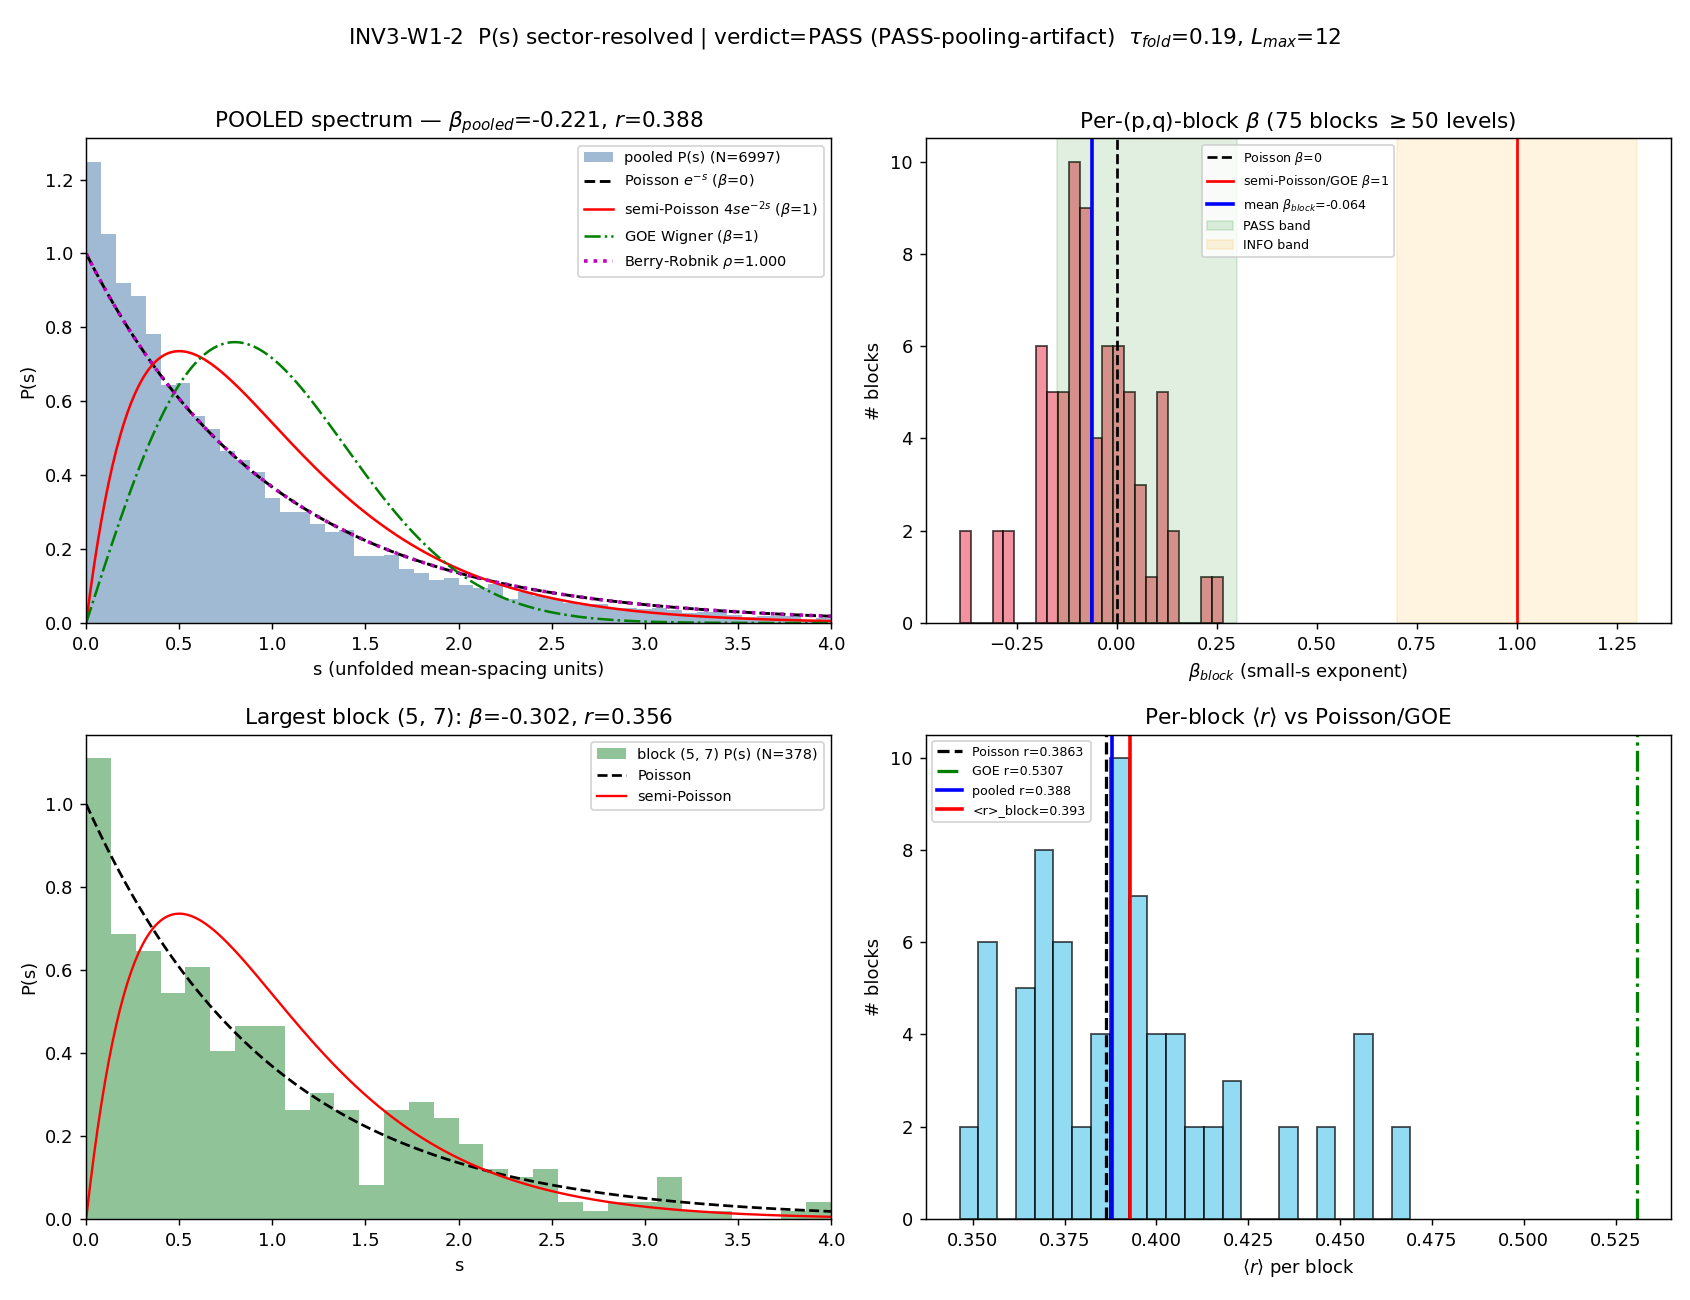

Generate this figure with Python:
#!/usr/bin/env python
"""
INV3-W1-2 — Nearest-neighbor spacing distribution P(s) fitted to semi-Poisson +
Berry-Robnik forms; small-s repulsion exponent beta; SECTOR-RESOLVED per
Peter-Weyl (p,q) block (the pooling-artifact test of the <r>=0.422 pooled value).

GEOMETRIC. The substrate IS the D_K spectrum; its block-diagonal structure
D_K = (+)_{(p,q)} D_{(p,q)} (Peter-Weyl, PROVEN to 8.4e-15, S22b/S33) means the
pooled nearest-neighbor spacing distribution is a SUPERPOSITION of the
independent irreducible-sector spectra. Direction of explanation:
  D_K eigenvalues
    -> per-(p,q)-block unfolding
    -> within-block P(s) small-s exponent beta_block
    -> intrinsic-vs-superposition verdict on the substrate's level-repulsion geometry.

Substitution chain (the [SIGN] direction claim):
  Def 1: P(s) := NN spacing distribution of the unfolded spectrum (<s>=1 after unfold).
  Def 2: beta := small-s repulsion exponent, P(s) ~ s^beta as s->0.
         beta=0 Poisson; beta=1 semi-Poisson & GOE; beta=2 GUE.
  Def 3 (superposition theorem, Mehta ch.16): union of M statistically independent
         sub-spectra -> pooled P(s) -> e^{-s} (Poisson) as M grows, regardless of
         each sub-spectrum's own statistics.
  Def 4 (block-diagonality, S22b/S33): D_K = (+)_{(p,q)} D_{(p,q)}, so the pooled
         spectrum IS a superposition of the independent block spectra.
  Substitute: pooled small-s exponent beta_pooled driven toward 0 by Def 3+4 even
         if beta_block > 0 inside each block.
  Simplify: the DISCRIMINATING quantity is beta_block (single-block), not beta_pooled.
  Direction: LARGER beta_block => MORE intrinsic within-sector repulsion => LESS
         integrable at the single-sector level.
  Conclusion: going SECTOR-RESOLVED converts the ambiguous pooled <r> datum into a
         decisive test; beta_block is the observable the pooled-only CHAOS-1 could
         not isolate.

PASS-pooling-artifact iff beta_block in [-0.15, 0.30] AND pooled Berry-Robnik rho >= 0.85.
INFO-intrinsic-semi-Poisson iff beta_block in [0.70, 1.30].
FAIL-intrinsic-GOE iff beta_block >= 1.70.

Operator: RATIO (beta is a dimensionless small-s log-slope exponent).
GPU_path: cpu-cap-OMP8 (per-block spacing histograms + small curve fits; no >=100x100
dense linear algebra).

Inputs:
  computations/session-84/s84_spectrum_cache_L12_tau019.npz  (canonical, L_max=12, tau_fold=0.19)
  computations/session-87/s87_spectrum_cache_L14_tau019.npz  (L-trend cross-check)
  computations/_shared/canonical_constants.py

Outputs:
  computations/investigation-3/inv3_w1_ps_sector.npz
  computations/investigation-3/inv3_w1_ps_sector.png
  + printed verdict payload (agent calls emit_verdict).
"""
import os
os.environ.setdefault("OMP_NUM_THREADS", "8")  # GPU_path = cpu-cap-OMP8 (before numpy import)

import sys
import hashlib
import json

import numpy as np
from scipy.optimize import curve_fit, brentq
from scipy.integrate import quad

import matplotlib
matplotlib.use("Agg")
import matplotlib.pyplot as plt

# --- canonical constants (MANDATORY import; never hardcode) ----------------------
sys.path.insert(0, os.path.join(os.path.dirname(os.path.abspath(__file__)), "..", "_shared"))
from canonical_constants import r_POISSON_canonical, r_GOE_canonical, tau_fold  # noqa: E402

# ============================== machinery pins ===================================
GATE_ID = "INV3-W1-2"
L_MAX = 12                                  # (local) machinery pin: canonical cache L_max
SCHEME = "P-of-s-semiPoisson-BerryRobnik-fit-sector-resolved"
CONVENTION = "RATIO"
RANDOM_SEED = 20260614                       # (local) machinery pin: bootstrap resampling seed
UNFOLD_POLY_DEGREE = 7                       # (local) machinery pin: smooth Weyl-fit degree for unfolding
N_MIN_BLOCK = 50                             # (local) machinery pin: min UNIQUE levels to sector-resolve
SMALL_S_FIT_WINDOW = (0.0, 0.5)              # (local) machinery pin: s-window for P(s) ~ s^beta fit
BERRY_ROBNIK_INIT_RHO = 0.5                  # (local) machinery pin: deterministic LM start for rho fit
PUBLICATION_PRECISION = 3                    # (local) machinery pin: beta_block + rho to 3 sig figs
N_BOOTSTRAP = 400                            # (local) bootstrap replicas for beta error bar
PS_NBINS = 50                                # (local) histogram bins for P(s) on [0, s_max_hist]
S_MAX_HIST = 4.0                             # (local) histogram domain upper edge in mean-spacing units
ROUND_DECIMALS = 10                          # (local) decimals to dedupe degenerate eigenvalues

# PASS / INFO / FAIL band edges (pre-registered)
BETA_PASS_LO, BETA_PASS_HI = -0.15, 0.30  # (local) pre-registered PASS band (plan operator)
BETA_INFO_LO, BETA_INFO_HI = 0.70, 1.30   # (local) pre-registered INFO band (plan operator)
BETA_FAIL_GOE = 1.70                       # (local) pre-registered FAIL-GOE threshold (plan operator)
RHO_PASS_MIN = 0.85                        # (local) pre-registered pooled-rho PASS floor (plan operator)

CACHE_L12 = "computations/session-84/s84_spectrum_cache_L12_tau019.npz"
CACHE_L14 = "computations/session-87/s87_spectrum_cache_L14_tau019.npz"
CANON = "computations/_shared/canonical_constants.py"

rng = np.random.default_rng(RANDOM_SEED)


# ============================== reference analytic forms =========================
def beta_of_reference():
    """Pre-registered integer/half-integer reference mesh for beta."""
    return {"Poisson": 0.0, "semi-Poisson": 1.0, "GOE": 1.0, "GUE": 2.0}


def r_poisson_surmise():
    return r_POISSON_canonical  # 0.3863


def r_goe_surmise():
    return r_GOE_canonical      # 0.5307


# ------------------------------- unfolding ---------------------------------------
def unfold_levels(levels, deg=UNFOLD_POLY_DEGREE):
    """
    Polynomial unfolding of a SORTED level sequence: fit the integrated density of
    states N(E) (the staircase) by a smooth polynomial of degree `deg`, then map
    x_i = N_smooth(E_i). The unfolded sequence has mean spacing 1 by construction.
    Returns the unfolded coordinates (sorted).
    """
    levels = np.sort(np.asarray(levels, dtype=float))
    n = levels.size
    if n < deg + 2:
        # too few points for the requested polynomial; drop degree to n-2 (>=1)
        deg = max(1, n - 2)
    staircase = np.arange(1, n + 1, dtype=float)  # N(E_i) = i (1-indexed)
    # Fit staircase ~ poly(E); use centred/scaled E for conditioning.
    coeffs = np.polyfit(levels, staircase, deg)
    x = np.polyval(coeffs, levels)
    x = np.sort(x)
    return x


def spacings_from_unfolded(x):
    """Nearest-neighbour spacings of an unfolded (mean-spacing-1) sequence."""
    s = np.diff(np.sort(np.asarray(x, dtype=float)))
    s = s[np.isfinite(s)]
    # Renormalise to unit mean (guards residual unfolding drift).
    m = s.mean() if s.size else 1.0
    if m > 0:
        s = s / m
    return s


# ------------------------------- r-ratio -----------------------------------------
def r_ratio(levels):
    """
    Oganesyan-Huse consecutive-spacing ratio <r> = <min(s_n,s_{n+1})/max(s_n,s_{n+1})>.
    Computed on RAW sorted levels (ratio is unfolding-invariant by construction).
    """
    e = np.sort(np.asarray(levels, dtype=float))
    s = np.diff(e)
    s = s[s > 0]  # drop exact degeneracies (zero spacings) -> physical level sequence
    if s.size < 2:
        return np.nan
    r = np.minimum(s[:-1], s[1:]) / np.maximum(s[:-1], s[1:])
    return float(np.mean(r))


# ------------------------------- small-s beta fit --------------------------------
def small_s_beta(s, window=SMALL_S_FIT_WINDOW, nbins=20):
    """
    Extract the small-s repulsion exponent beta from P(s) ~ s^beta as s->0.
    Method: histogram P(s) on the small-s window, fit log P(s) = const + beta*log(s)
    over the bins whose centre lies in (window) and whose count is positive.
    Returns (beta, n_bins_used). NaN beta if insufficient data.
    """
    s = np.asarray(s, dtype=float)
    s = s[(s > 0) & np.isfinite(s)]
    if s.size < 10:
        return np.nan, 0
    lo, hi = window
    # Build a fine histogram over [0, hi] (the s->0 regime).
    edges = np.linspace(0.0, hi, nbins + 1)
    counts, _ = np.histogram(s, bins=edges, density=True)
    centres = 0.5 * (edges[:-1] + edges[1:])
    mask = (centres > lo) & (counts > 0)
    if mask.sum() < 3:
        return np.nan, int(mask.sum())
    lx = np.log(centres[mask])
    ly = np.log(counts[mask])
    # Linear fit ly = b0 + beta*lx  => slope is beta.
    A = np.vstack([np.ones_like(lx), lx]).T
    coef, *_ = np.linalg.lstsq(A, ly, rcond=None)
    beta = float(coef[1])
    return beta, int(mask.sum())


def bootstrap_beta(s, window=SMALL_S_FIT_WINDOW, n_boot=N_BOOTSTRAP):
    """Bootstrap error bar on the small-s beta of a single spacing sample."""
    s = np.asarray(s, dtype=float)
    s = s[(s > 0) & np.isfinite(s)]
    if s.size < 20:
        b0, _ = small_s_beta(s, window)
        return b0, np.nan
    betas = []
    for _ in range(n_boot):
        idx = rng.integers(0, s.size, s.size)
        b, nb = small_s_beta(s[idx], window)
        if np.isfinite(b):
            betas.append(b)
    if not betas:
        return np.nan, np.nan
    return float(np.mean(betas)), float(np.std(betas))


# ------------------------------- Berry-Robnik fit --------------------------------
def berry_robnik_gap(s, rho):
    """
    Berry-Robnik spacing distribution for a 2-component (Poisson rho + GOE 1-rho)
    superposition. The gap distribution E(s) and P(s) = d2E/ds2.
    Standard closed form (Robnik 1984):
      E(s; rho) = exp(-rho*s) * erfc( sqrt(pi)/2 * (1-rho) * s )
      P(s; rho) = d^2 E / ds^2
    rho is the relative Liouville (Poisson) phase-space fraction; rho=1 -> pure
    Poisson, rho=0 -> pure GOE.
    """
    from scipy.special import erfc
    rho = np.clip(rho, 1e-6, 1.0 - 1e-9)
    a = rho
    b = np.sqrt(np.pi) / 2.0 * (1.0 - rho)
    s = np.asarray(s, dtype=float)
    E = np.exp(-a * s) * erfc(b * s)
    # P(s) = E''(s). Closed-form derivatives:
    #   E = e^{-a s} * erfc(b s)
    #   E' = -a e^{-a s} erfc(b s) + e^{-a s} * (-2 b / sqrt(pi)) e^{-(b s)^2}
    #   E'' = a^2 e^{-a s} erfc(b s)
    #         + 2 a (2 b/sqrt(pi)) e^{-a s} e^{-(b s)^2}
    #         + e^{-a s} * (-2 b/sqrt(pi)) * (-2 b^2 s) e^{-(b s)^2}
    g = (2.0 * b / np.sqrt(np.pi)) * np.exp(-(b * s) ** 2)  # = -d/ds erfc(b s)
    erfc_bs = erfc(b * s)
    Epp = (a * a * np.exp(-a * s) * erfc_bs
           + 2.0 * a * np.exp(-a * s) * g
           + np.exp(-a * s) * (2.0 * b ** 2 / np.sqrt(np.pi)) * 2.0 * b * s * np.exp(-(b * s) ** 2))
    return np.maximum(Epp, 0.0)


def fit_berry_robnik_rho(s, init_rho=BERRY_ROBNIK_INIT_RHO):
    """
    Fit the Berry-Robnik rho to the empirical P(s) histogram by least-squares on the
    binned density. Returns (rho, rho_err).
    """
    s = np.asarray(s, dtype=float)
    s = s[(s > 0) & np.isfinite(s)]
    if s.size < 30:
        return np.nan, np.nan
    edges = np.linspace(0.0, S_MAX_HIST, PS_NBINS + 1)
    counts, _ = np.histogram(s, bins=edges, density=True)
    centres = 0.5 * (edges[:-1] + edges[1:])
    mask = counts >= 0  # use all bins
    try:
        popt, pcov = curve_fit(
            lambda ss, rho: berry_robnik_gap(ss, rho),
            centres[mask], counts[mask],
            p0=[init_rho], bounds=(0.0, 1.0), maxfev=20000,
        )
        rho = float(popt[0])
        rho_err = float(np.sqrt(np.diag(pcov))[0]) if np.all(np.isfinite(pcov)) else np.nan
        return rho, rho_err
    except Exception:
        return np.nan, np.nan


def semi_poisson(s):
    """Semi-Poisson reference: P(s) = 4 s e^{-2 s} (beta=1)."""
    s = np.asarray(s, dtype=float)
    return 4.0 * s * np.exp(-2.0 * s)


def poisson(s):
    s = np.asarray(s, dtype=float)
    return np.exp(-s)


def goe_wigner(s):
    s = np.asarray(s, dtype=float)
    return (np.pi / 2.0) * s * np.exp(-np.pi * s ** 2 / 4.0)


def chi2_to_form(s, form):
    """Reduced-chi2-like residual of empirical P(s) histogram against an analytic form."""
    s = np.asarray(s, dtype=float)
    s = s[(s > 0) & np.isfinite(s)]
    if s.size < 30:
        return np.nan
    edges = np.linspace(0.0, S_MAX_HIST, PS_NBINS + 1)
    counts, _ = np.histogram(s, bins=edges, density=True)
    centres = 0.5 * (edges[:-1] + edges[1:])
    model = form(centres)
    resid = counts - model
    return float(np.sum(resid ** 2) / max(1, (counts.size - 1)))


# ============================== cache loader =====================================
def load_sector_levels(cache_path, round_dec=ROUND_DECIMALS):
    """
    Load the Peter-Weyl (p,q)-tagged spectrum cache. Each (p,q) sector maps to a dict
    with 'abs_evals' (|lambda| WITH multiplicity), 'dim', 'level'. The physical level
    SEQUENCE within a sector is the UNIQUE set of |lambda| values (degeneracy from the
    C^16 fiber + irrep dimension is NOT a level-statistics observable; raw multiplicity
    creates spurious s=0 spacings -- the artifact that produced the spurious sub-Poisson
    <r>=0.321, corrected to 0.439 on unique levels, S46).
    Returns: dict (p,q) -> sorted unique levels (np.ndarray).
    """
    d = np.load(cache_path, allow_pickle=True)
    se = d["sector_evals"].item()
    out = {}
    meta = {}
    for k, v in se.items():
        ae = np.asarray(v["abs_evals"], dtype=float)
        ae = ae[np.isfinite(ae)]
        uniq = np.unique(np.round(ae, round_dec))
        out[tuple(k)] = np.sort(uniq)
        meta[tuple(k)] = {"dim": int(v.get("dim", -1)),
                          "level": int(v.get("level", -1)),
                          "n_with_mult": int(ae.size),
                          "n_unique": int(uniq.size)}
    return out, meta


# ============================== dual-SHA closure =================================
def sha256_file(path):
    h = hashlib.sha256()
    with open(path, "rb") as f:
        for chunk in iter(lambda: f.read(1 << 20), b""):
            h.update(chunk)
    return h.hexdigest()


def closure_hash(pin_map):
    """audit_sha256 = sha256 of the ordered input-pin map (JSON-serialised, sorted keys)."""
    blob = json.dumps(pin_map, sort_keys=True, separators=(",", ":")).encode()
    return hashlib.sha256(blob).hexdigest()


def print_verdict_payload(payload):
    """Print the verdict payload the agent passes verbatim to emit_verdict()."""
    print("=" * 72)
    print("VERDICT PAYLOAD (pass verbatim to emit_verdict):")
    print(json.dumps(payload, indent=2))
    print("=" * 72)


# ============================== main =============================================
def main():
    # ---- input SHA pins (logged in first 20 lines of stdout per gate-verdicts.md) ----
    sha_script = sha256_file(os.path.abspath(__file__))
    sha_canon = sha256_file(CANON)
    sha_cache12 = sha256_file(CACHE_L12)
    sha_cache14 = sha256_file(CACHE_L14)
    print(f"[SHA] script        = {sha_script}")
    print(f"[SHA] canonical     = {sha_canon}")
    print(f"[SHA] cache_L12     = {sha_cache12}")
    print(f"[SHA] cache_L14     = {sha_cache14}")
    print(f"[PIN] r_POISSON={r_POISSON_canonical} r_GOE={r_GOE_canonical} tau_fold={tau_fold}")
    print(f"[PIN] L_max={L_MAX} N_min_block={N_MIN_BLOCK} unfold_deg={UNFOLD_POLY_DEGREE} "
          f"window={SMALL_S_FIT_WINDOW} seed={RANDOM_SEED}")

    # ============================ (1) load + unfold ==============================
    sectors, meta = load_sector_levels(CACHE_L12)

    # --------- POOLED spectrum: superposition of all blocks (unique global levels) ----
    pooled_levels = np.sort(np.unique(np.round(
        np.concatenate([sectors[k] for k in sectors]), ROUND_DECIMALS)))
    pooled_unfolded = unfold_levels(pooled_levels)
    s_pooled = spacings_from_unfolded(pooled_unfolded)
    beta_pooled, beta_pooled_err = bootstrap_beta(s_pooled)
    rho_pooled, rho_pooled_err = fit_berry_robnik_rho(s_pooled)
    r_pooled = r_ratio(pooled_levels)

    chi2_pooled = {
        "Poisson": chi2_to_form(s_pooled, poisson),
        "semi-Poisson": chi2_to_form(s_pooled, semi_poisson),
        "GOE": chi2_to_form(s_pooled, goe_wigner),
    }

    print(f"\n[POOLED] n_unique_global={pooled_levels.size}  "
          f"beta_pooled={beta_pooled:.4f}+/-{beta_pooled_err:.4f}  "
          f"rho_pooled={rho_pooled:.4f}+/-{rho_pooled_err:.4f}  r_pooled={r_pooled:.4f}")
    print(f"[POOLED] chi2-to-form: {chi2_pooled}")

    # ============================ (2) sector-resolved ============================
    block_betas = []          # (local) per-block small-s beta
    block_beta_errs = []      # (local)
    block_rhos = []           # (local)
    block_rs = []             # (local) per-block <r>
    block_records = []        # (local) full per-block record for npz
    residual_block_keys = []  # (local) <N_min, diagnostic-only

    for k in sorted(sectors.keys(), key=lambda t: (meta[t]["level"], t)):
        lv = sectors[k]
        nun = lv.size
        if nun < N_MIN_BLOCK:
            residual_block_keys.append(k)
            continue
        x = unfold_levels(lv)
        s = spacings_from_unfolded(x)
        b, berr = bootstrap_beta(s)
        rho_b, rho_be = fit_berry_robnik_rho(s)
        rb = r_ratio(lv)
        if np.isfinite(b):
            block_betas.append(b)
            block_beta_errs.append(berr)
        if np.isfinite(rho_b):
            block_rhos.append(rho_b)
        if np.isfinite(rb):
            block_rs.append(rb)
        block_records.append({
            "pq": k, "dim": meta[k]["dim"], "level": meta[k]["level"],
            "n_unique": nun, "n_with_mult": meta[k]["n_with_mult"],
            "beta": b, "beta_err": berr, "rho": rho_b, "r": rb,
        })

    block_betas = np.asarray(block_betas, dtype=float)
    block_rs = np.asarray(block_rs, dtype=float)
    block_rhos = np.asarray(block_rhos, dtype=float)

    # Aggregate per-block beta (the DISCRIMINATING observable).
    beta_block = float(np.mean(block_betas)) if block_betas.size else np.nan
    beta_block_median = float(np.median(block_betas)) if block_betas.size else np.nan
    beta_block_std = float(np.std(block_betas)) if block_betas.size else np.nan
    beta_block_sem = (beta_block_std / np.sqrt(block_betas.size)
                      if block_betas.size else np.nan)
    r_block_mean = float(np.mean(block_rs)) if block_rs.size else np.nan
    rho_block_mean = float(np.mean(block_rhos)) if block_rhos.size else np.nan

    print(f"\n[SECTOR] n_blocks_resolved={block_betas.size}  "
          f"n_residual(<{N_MIN_BLOCK})={len(residual_block_keys)}")
    print(f"[SECTOR] beta_block (mean)={beta_block:.4f}  median={beta_block_median:.4f}  "
          f"std={beta_block_std:.4f}  sem={beta_block_sem:.4f}")
    print(f"[SECTOR] <r>_block (mean over blocks)={r_block_mean:.4f}  "
          f"rho_block (mean)={rho_block_mean:.4f}")
    print(f"[SECTOR] beta_block range=[{block_betas.min():.4f}, {block_betas.max():.4f}]")

    # ============================ (3) L-trend cross-check ========================
    sectors14, meta14 = load_sector_levels(CACHE_L14)
    block_betas_14 = []  # (local)
    for k in sectors14:
        lv = sectors14[k]
        if lv.size < N_MIN_BLOCK:
            continue
        x = unfold_levels(lv)
        s = spacings_from_unfolded(x)
        b, _ = small_s_beta(s)
        if np.isfinite(b):
            block_betas_14.append(b)
    block_betas_14 = np.asarray(block_betas_14, dtype=float)
    beta_block_14 = float(np.mean(block_betas_14)) if block_betas_14.size else np.nan
    print(f"\n[L14 cross-check] n_blocks={block_betas_14.size}  "
          f"beta_block(L14)={beta_block_14:.4f}  (L12 was {beta_block:.4f})")

    # ============================ (4) VERDICT ====================================
    # SIGN: predicted direction (substitution chain Step 4): beta_block small (~0)
    # => pooling artifact (Track A prior 0.6). The signed quantity is (beta_block - 0.30):
    # negative/in-band => PASS-pooling-artifact direction confirmed.
    pass_pooling = (BETA_PASS_LO <= beta_block <= BETA_PASS_HI) and (rho_pooled >= RHO_PASS_MIN)
    info_semi = (BETA_INFO_LO <= beta_block <= BETA_INFO_HI)
    fail_goe = (beta_block >= BETA_FAIL_GOE)

    if fail_goe:
        composite = "FAIL"
        sign_verdict = "PASS"     # direction (larger beta => more repulsion) is well-defined
        magnitude_verdict = "FAIL"
        regime_verdict = "VALID"
        verdict_label = "FAIL-intrinsic-GOE"
    elif pass_pooling:
        composite = "PASS"
        # SIGN PASS: predicted Track-A direction (beta_block in per-block-Poisson band) holds.
        sign_verdict = "PASS"
        magnitude_verdict = "PASS"
        regime_verdict = "VALID"
        verdict_label = "PASS-pooling-artifact"
    elif info_semi:
        composite = "INFO"
        sign_verdict = "PASS"
        magnitude_verdict = "INFO"
        regime_verdict = "VALID"
        verdict_label = "INFO-intrinsic-semi-Poisson"
    else:
        # Between bands (e.g. beta in (0.30, 0.70) or (1.30, 1.70)) or rho<0.85 with
        # in-band beta: intermediate -- pre-registered as INFO (neither clean PASS nor FAIL).
        composite = "INFO"
        sign_verdict = "PASS"
        magnitude_verdict = "INFO"
        regime_verdict = "VALID"
        verdict_label = "INFO-intermediate-between-bands"

    # ---- dual SHA ----
    pin_map = {
        "gate_id": GATE_ID,
        "L_max": L_MAX,
        "N_eval": int(pooled_levels.size),
        "scheme": SCHEME,
        "convention": CONVENTION,
        "random_seed": RANDOM_SEED,
        "unfold_poly_degree": UNFOLD_POLY_DEGREE,
        "N_min_block": N_MIN_BLOCK,
        "small_s_fit_window": list(SMALL_S_FIT_WINDOW),
        "berry_robnik_init_rho": BERRY_ROBNIK_INIT_RHO,
        "tolerance": BETA_PASS_HI,
        "sha_script": sha_script,
        "sha_canonical": sha_canon,
        "sha_cache_L12": sha_cache12,
        "sha_cache_L14": sha_cache14,
    }
    audit_sha256 = closure_hash(pin_map)
    content_sha256 = sha_script  # content_sha256_inputs: ["script"]

    beta_block_pub = round(beta_block, PUBLICATION_PRECISION)
    rho_pooled_pub = round(rho_pooled, PUBLICATION_PRECISION)
    value_str = (f"beta_block={beta_block_pub}+/-{round(beta_block_sem,3)} "
                 f"rho_pooled={rho_pooled_pub} r_pooled={round(r_pooled,3)} "
                 f"r_block={round(r_block_mean,3)} n_blocks={block_betas.size} "
                 f"label={verdict_label}")

    # ============================ (5) save npz + png =============================
    np.savez(
        "computations/investigation-3/inv3_w1_ps_sector.npz",
        # pooled
        pooled_levels=pooled_levels, s_pooled=s_pooled,
        beta_pooled=beta_pooled, beta_pooled_err=beta_pooled_err,
        rho_pooled=rho_pooled, rho_pooled_err=rho_pooled_err, r_pooled=r_pooled,
        chi2_pooled_Poisson=chi2_pooled["Poisson"],
        chi2_pooled_semiPoisson=chi2_pooled["semi-Poisson"],
        chi2_pooled_GOE=chi2_pooled["GOE"],
        # sector-resolved
        block_betas=block_betas, block_beta_errs=np.asarray(block_beta_errs, dtype=float),
        block_rs=block_rs, block_rhos=block_rhos,
        beta_block=beta_block, beta_block_median=beta_block_median,
        beta_block_std=beta_block_std, beta_block_sem=beta_block_sem,
        r_block_mean=r_block_mean, rho_block_mean=rho_block_mean,
        n_blocks_resolved=block_betas.size, n_residual=len(residual_block_keys),
        # L-trend
        block_betas_14=block_betas_14, beta_block_14=beta_block_14,
        # references
        r_POISSON=r_POISSON_canonical, r_GOE=r_GOE_canonical,
        beta_ref_Poisson=0.0, beta_ref_semiPoisson=1.0, beta_ref_GUE=2.0,
        # band edges
        beta_pass_lo=BETA_PASS_LO, beta_pass_hi=BETA_PASS_HI,
        beta_info_lo=BETA_INFO_LO, beta_info_hi=BETA_INFO_HI,
        beta_fail_goe=BETA_FAIL_GOE, rho_pass_min=RHO_PASS_MIN,
        # verdict
        composite=composite, verdict_label=verdict_label,
        sign_verdict=sign_verdict, magnitude_verdict=magnitude_verdict,
        regime_verdict=regime_verdict,
        audit_sha256=audit_sha256, content_sha256=content_sha256,
        block_records=np.array(block_records, dtype=object),
        residual_block_keys=np.array(residual_block_keys, dtype=object),
    )

    # ---- plot ----
    fig, axes = plt.subplots(2, 2, figsize=(13, 10))
    sgrid = np.linspace(1e-3, S_MAX_HIST, 400)

    # (a) pooled P(s) vs forms
    ax = axes[0, 0]
    ax.hist(s_pooled, bins=PS_NBINS, range=(0, S_MAX_HIST), density=True,
            alpha=0.5, color="#4477aa", label=f"pooled P(s) (N={pooled_levels.size})")
    ax.plot(sgrid, poisson(sgrid), "k--", lw=1.6, label="Poisson $e^{-s}$ ($\\beta$=0)")
    ax.plot(sgrid, semi_poisson(sgrid), "r-", lw=1.4, label="semi-Poisson $4se^{-2s}$ ($\\beta$=1)")
    ax.plot(sgrid, goe_wigner(sgrid), "g-.", lw=1.4, label="GOE Wigner ($\\beta$=1)")
    if np.isfinite(rho_pooled):
        ax.plot(sgrid, berry_robnik_gap(sgrid, rho_pooled), "m:", lw=2.0,
                label=f"Berry-Robnik $\\rho$={rho_pooled:.3f}")
    ax.set_xlabel("s (unfolded mean-spacing units)"); ax.set_ylabel("P(s)")
    ax.set_title(f"POOLED spectrum — $\\beta_{{pooled}}$={beta_pooled:.3f}, $r$={r_pooled:.3f}")
    ax.legend(fontsize=8); ax.set_xlim(0, S_MAX_HIST)

    # (b) per-block beta distribution
    ax = axes[0, 1]
    ax.hist(block_betas, bins=24, color="#ee6677", alpha=0.7, edgecolor="k")
    ax.axvline(0.0, color="k", ls="--", label="Poisson $\\beta$=0")
    ax.axvline(1.0, color="r", ls="-", label="semi-Poisson/GOE $\\beta$=1")
    ax.axvline(beta_block, color="b", ls="-", lw=2.0,
               label=f"mean $\\beta_{{block}}$={beta_block:.3f}")
    ax.axvspan(BETA_PASS_LO, BETA_PASS_HI, color="green", alpha=0.12, label="PASS band")
    ax.axvspan(BETA_INFO_LO, BETA_INFO_HI, color="orange", alpha=0.12, label="INFO band")
    ax.set_xlabel("$\\beta_{block}$ (small-s exponent)"); ax.set_ylabel("# blocks")
    ax.set_title(f"Per-(p,q)-block $\\beta$ ({block_betas.size} blocks $\\geq${N_MIN_BLOCK} levels)")
    ax.legend(fontsize=7)

    # (c) sample single-block P(s)
    ax = axes[1, 0]
    # pick the largest resolved block
    if block_records:
        big = max(block_records, key=lambda rr: rr["n_unique"])
        kbig = big["pq"]
        lvb = sectors[tuple(kbig)]
        xb = unfold_levels(lvb); sb = spacings_from_unfolded(xb)
        ax.hist(sb, bins=30, range=(0, S_MAX_HIST), density=True, alpha=0.5,
                color="#228833", label=f"block {kbig} P(s) (N={lvb.size})")
        ax.plot(sgrid, poisson(sgrid), "k--", lw=1.5, label="Poisson")
        ax.plot(sgrid, semi_poisson(sgrid), "r-", lw=1.3, label="semi-Poisson")
        ax.set_title(f"Largest block {kbig}: $\\beta$={big['beta']:.3f}, $r$={big['r']:.3f}")
    ax.set_xlabel("s"); ax.set_ylabel("P(s)"); ax.legend(fontsize=8); ax.set_xlim(0, S_MAX_HIST)

    # (d) per-block <r> distribution vs canonical references
    ax = axes[1, 1]
    ax.hist(block_rs, bins=24, color="#66ccee", alpha=0.7, edgecolor="k")
    ax.axvline(r_POISSON_canonical, color="k", ls="--", lw=1.8,
               label=f"Poisson r={r_POISSON_canonical}")
    ax.axvline(r_GOE_canonical, color="g", ls="-.", lw=1.8, label=f"GOE r={r_GOE_canonical}")
    ax.axvline(r_pooled, color="b", ls="-", lw=2.0, label=f"pooled r={r_pooled:.3f}")
    ax.axvline(r_block_mean, color="r", ls="-", lw=2.0, label=f"<r>_block={r_block_mean:.3f}")
    ax.set_xlabel("$\\langle r\\rangle$ per block"); ax.set_ylabel("# blocks")
    ax.set_title("Per-block $\\langle r\\rangle$ vs Poisson/GOE")
    ax.legend(fontsize=7)

    fig.suptitle(f"INV3-W1-2  P(s) sector-resolved | verdict={composite} ({verdict_label})  "
                 f"$\\tau_{{fold}}$={tau_fold}, $L_{{max}}$={L_MAX}", fontsize=12)
    fig.tight_layout(rect=[0, 0, 1, 0.97])
    fig.savefig("computations/investigation-3/inv3_w1_ps_sector.png", dpi=130)
    plt.close(fig)

    # ============================ (6) verdict payload ============================
    print("\n[VERDICT] composite =", composite, "|", verdict_label)
    print(f"[VERDICT] sign={sign_verdict} magnitude={magnitude_verdict} regime={regime_verdict}")
    print(f"[VERDICT] value = {value_str}")
    print(f"[VERDICT] audit_sha256   = {audit_sha256}")
    print(f"[VERDICT] content_sha256 = {content_sha256}")

    # final non-verdict 4-tuple tag
    print(f"\n(value={beta_block_pub}, scheme={SCHEME}, convention={CONVENTION}, L_max={L_MAX})")

    payload = {
        "gate_id": GATE_ID,
        "verdict": composite,
        "value": value_str,
        "scheme": SCHEME,
        "convention": CONVENTION,
        "L_max": str(L_MAX),
        "audit_sha256": audit_sha256,
        "content_sha256": content_sha256,
        "sign_verdict": sign_verdict,
        "magnitude_verdict": magnitude_verdict,
        "regime_verdict": regime_verdict,
        "extra_rows": [
            f"# beta_pooled={round(beta_pooled,4)} rho_pooled={rho_pooled_pub} "
            f"beta_block_median={round(beta_block_median,3)} beta_block_std={round(beta_block_std,3)} "
            f"beta_block(L14)={round(beta_block_14,3)} n_blocks={block_betas.size} "
            f"# {GATE_ID} sector-resolved P(s) detail",
        ],
    }
    print_verdict_payload(payload)
    return payload


if __name__ == "__main__":
    main()
